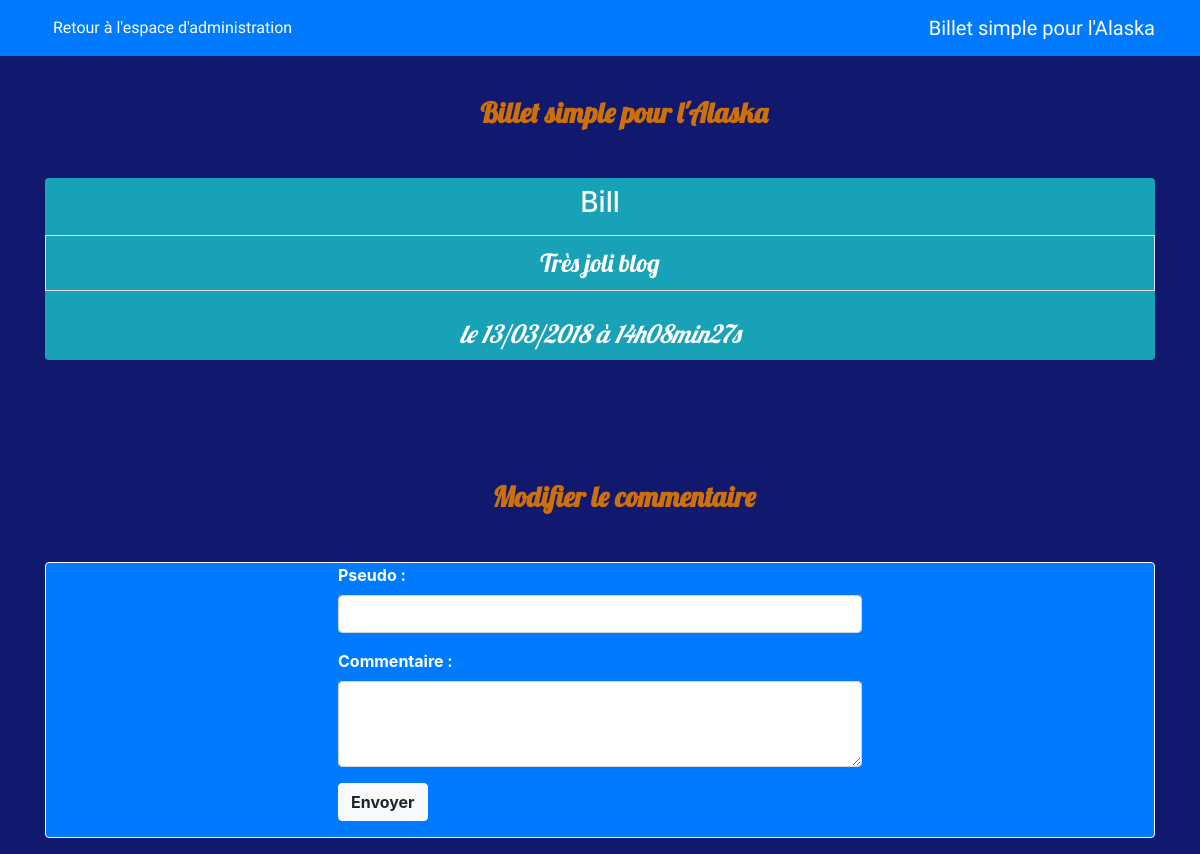
The page /index.php?action=changeComment&id=10 on the database its author committed.
### tables this page shows
CREATE TABLE IF NOT EXISTS `comments` (
  `id` int(11) NOT NULL AUTO_INCREMENT,
  `post_id` int(11) NOT NULL,
  `author` varchar(255) NOT NULL,
  `comment` text NOT NULL,
  `comment_date` datetime NOT NULL,
  `report_comment` int(11) DEFAULT NULL,
  PRIMARY KEY (`id`)
);

### controller/frontend.php (called while the page is built, shortened)
<?php
require_once('model/AdminManager.php');
function changeComment()
{
    $adminManager = new \OpenClassrooms\Blog\Model\AdminManager();
    $comments = $adminManager->searchComments($_GET['id']);
    require('view/frontend/changeCommentView.php');
}

### model/AdminManager.php (called while the page is built, shortened)
<?php
    class AdminManager extends Manager
    {
        public function searchComments($commentId)
        {
            $db = $this->dbConnect();
            $comments = $db->prepare('SELECT id, post_id, author, comment, DATE_FORMAT(comment_date, \'%d/%m/%Y à %Hh%imin%ss\') AS comment_date_fr, report_comment FROM comments WHERE id = ? ORDER BY comment_date DESC LIMIT 0, 5');
            $comments->execute(array($commentId));
            return $comments;
        }
    }

### view/frontend/changeCommentView.php (the view, shortened to what this page needs)
<nav class="navbar navbar-expand-lg navbar-dark bg-primary fixed-top mb-5">
    <div class="container">
        <a class="navbar-brand order-1 mr-0" href="index.php" >Billet simple pour l'Alaska</a>
        <div class="collapse navbar-collapse" id="navbarNavAltMarkup">
            <div class="navbar-nav">
                <a class="nav-item nav-link text-white" href="index.php?action=admin">Retour à l'espace d'administration</a>
            </div>
        </div>
    </div>
</nav>
    <?php
    while ($comment = $comments->fetch())
    {
    ?>
<div class="container">
    <div class="row">
        <div class="col-sm-12 my-5">
            <h3 class="my-5 pl-5 text-center">Billet simple pour l'Alaska</h3>
            <div class="bg-info rounded my-4 text-white">
                <h3 class="text-center text-white chapitre py-2">
                    <?= htmlspecialchars($comment['author']) ?>
                </h3>
                <p class="text-white text-center py-2 border">
                    <?= nl2br(htmlspecialchars($comment['comment'])) ?>
                </p>
                <p class="text-white text-center py-2">
                    <em>le <?= $comment['comment_date_fr'] ?></em>
                </p>
            </div>
        </div>
    </div>
</div>
<div class="container">
    <div class="row">
        <div class="col-sm-12">
            <h3 class="my-5 pl-5 text-center">Modifier le commentaire</h3>
            <div class="bg-primary rounded font-weight-bold border border-light mb-3">
                <form class="col-sm-6 mx-auto" action="index.php?action=updateComment&amp;id=<?= $comment['id'] ?>" method="post">
                    <div class="form-group">
                        <label for="author" class="text-white">Pseudo :</label>
                        <input type="text" class="form-control" id="author" name="author" aria-describedby="emailHelp">
                    </div>
                    <div class="form-group">
                        <label for="comment" class="text-white">Commentaire :</label>
                        <textarea class="form-control" id="comment" name="comment" rows="3"></textarea>
                    </div>
                    <button type="submit" class="btn btn-light font-weight-bold d-flex justify-content-center mb-3">Envoyer</button>
                </form>
            </div>
        </div>
    </div>
</div>
<?php
    }
?>
<?php require('template.php'); ?>

### public/css/template.css (style rules this page uses)
body { background-color: #10196E; }
a.nav-item.nav-link.text-white, a.navbar-brand.order-1.mr-0 { font-family: 'Rammetto One', cursive; }
h1.display-5.my-5, h3.my-5, h3.text-center.billet { margin-top: 30px; color: #CE700A; font-weight: bold; font-family: 'Lobster', cursive; }
p.text-white.text-center { font-family: 'Lobster', cursive; font-size: 25px; }
h3.text-center.text-white.chapitre, { font-family: 'Lobster', cursive; font-size: 25px; font-weight: bold; border: 2px solid #fff; }

### rows shown on the page
comments: author "Bill", comment "Très joli blog", comment_date_fr "13/03/2018 à 14h08min27s"
